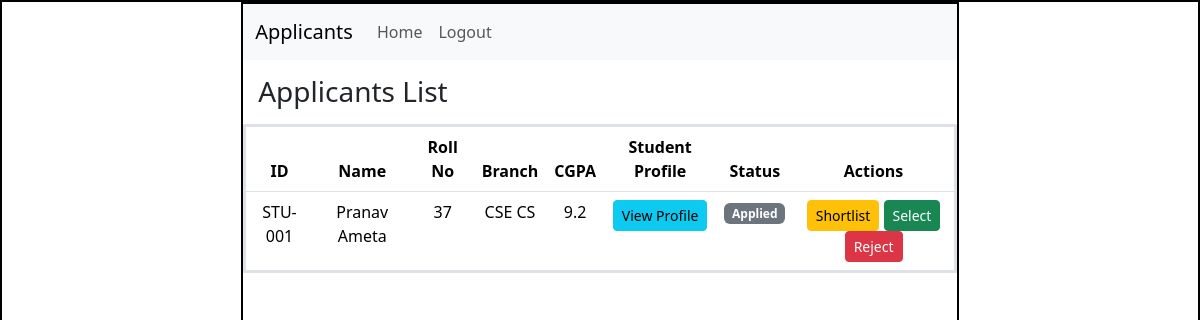
/drive/1/applicants, run on an earlier commit of the app's database.
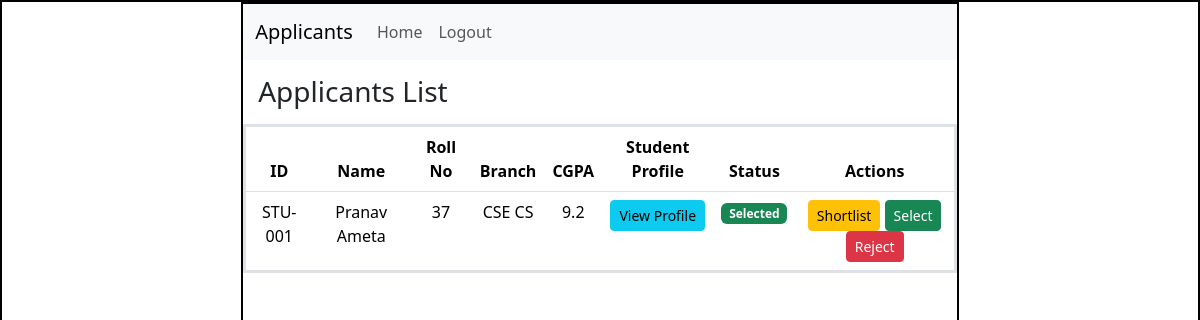
And on a later commit of the database.
### application/models.py (models this page shows)
class Application(db.Model):
    __tablename__ = "application"
    id = db.Column(db.Integer(), primary_key=True)
    student_id = db.Column(db.Integer(), db.ForeignKey('user.id'), nullable=False)
    drive_id = db.Column(db.Integer(), db.ForeignKey('placement_drive.id'), nullable=False)
    date = db.Column(db.String(), nullable=False)
    status = db.Column(db.String(), nullable=False, default='applied')

class StudentProfile(db.Model):
    __tablename__ = "student_profile"
    id = db.Column(db.Integer(), primary_key=True)
    user_id = db.Column(db.Integer(), db.ForeignKey('user.id'))
    name = db.Column(db.String())
    cgpa = db.Column(db.Float())
    roll_no = db.Column(db.String())
    contact_no = db.Column(db.String())
    branch = db.Column(db.String())
    summary = db.Column(db.String())
    skills = db.Column(db.String())

### application/controllers.py (the view)
@app.route("/drive/<int:drive_id>/applicants")
def view_applicants(drive_id):
    apps = Application.query.filter_by(drive_id=drive_id).all()
    users = {u.id: u for u in User.query.all()}
    profiles = {p.user_id: p for p in StudentProfile.query.all()}
    return render_template(
        "applicants.html",
        apps=apps,
        users=users,
        profiles=profiles
    )

### templates/applicants.html (shortened to what this page needs)
<!DOCTYPE html>
<html lang="en">
<head>
    <link rel="stylesheet" href="/static/style.css">
    <link href="https://cdn.jsdelivr.net/npm/bootstrap@5.3.8/dist/css/bootstrap.min.css" rel="stylesheet">
</head>
<body>
    <div id="main">
        <div id="canvas">
            <nav class="navbar navbar-expand-lg bg-body-tertiary">
                <div class="container-fluid">
                    <a class="navbar-brand">Applicants</a>
                    <div class="collapse navbar-collapse">
                        <ul class="navbar-nav me-auto">
                            <li class="nav-item">
                                <a class="nav-link" href="/company/dashboard">Home</a>
                            </li>
                            <li class="nav-item">
                                <a class="nav-link" href="/logout">Logout</a>
                            </li>
                        </ul>
                    </div>
                </div>
            </nav>
            <div id="content">
                <h3 class="headings">Applicants List</h3>
                <table class="table text-center border border-3">
                    <thead>
                        <tr>
                            <th>ID</th>
                            <th>Name</th>
                            <th>Roll No</th>
                            <th>Branch</th>
                            <th>CGPA</th>
                            <th>Student Profile</th>
                            <th>Status</th>
                            <th>Actions</th>
                        </tr>
                    </thead>
                    <tbody>
                        {% for app in apps %}
                        <tr>
                            <td>STU-{{ "%03d"|format(app.student_id - 1) }}</td>
                            <td>{{ profiles[app.student_id].name or users[app.student_id].username }}</td>
                            <td>{{ profiles[app.student_id].roll_no }}</td>
                            <td>{{ profiles[app.student_id].branch }}</td>
                            <td>{{ profiles[app.student_id].cgpa }}</td>
                            <td>
                                <a href="/student/profile/{{ users[app.student_id].id }}"
                                    class="btn btn-info btn-sm">View Profile</a>
                            <td>
                                {% if app.status == "applied" %}
                                    <span class="badge bg-secondary">Applied</span>
                                {% elif app.status == "shortlisted" %}
                                    <span class="badge bg-warning">Shortlisted</span>
                                {% elif app.status == "selected" %}
                                    <span class="badge bg-success">Selected</span>
                                {% elif app.status == "rejected" %}
                                    <span class="badge bg-danger">Rejected</span>
                                {% endif %}
                            </td>
                            <td>
                                <a href="/update_status/{{ app.id }}/shortlisted"
                                   class="btn btn-warning btn-sm">Shortlist</a>
                                <a href="/update_status/{{ app.id }}/selected"
                                   class="btn btn-success btn-sm">Select</a>
                                <a href="/update_status/{{ app.id }}/rejected"
                                   class="btn btn-danger btn-sm">Reject</a>
                            </td>
                        </tr>
                        {% endfor %}
                    </tbody>
                </table>
            </div>
        </div>
    </div>
</body>
</html>

What changed in the data, as far as the page shows it:
changed Application: status "Applied" → "Selected"
